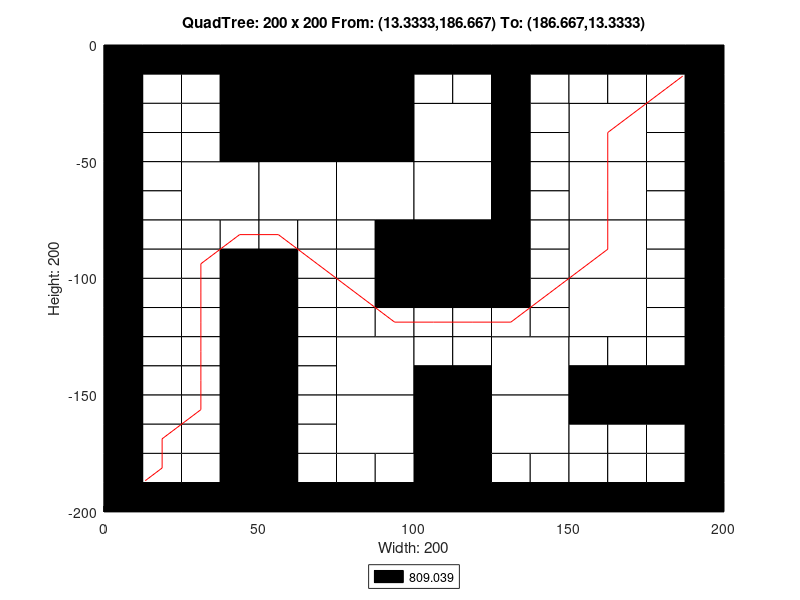

The MATLAB source for this figure:
axis([0 200 -200 0]);
title('QuadTree: 200 x 200 From: (13.3333,186.667) To: (186.667,13.3333)');
xlabel('Width: 200');
ylabel('Height: 200');
rectangle('Position',[50 -50 50 50], 'FaceColor',[0 0 0]);
rectangle('Position',[25 -75 25 25], 'FaceColor',[1 1 1]);
rectangle('Position',[50 -75 25 25], 'FaceColor',[1 1 1]);
rectangle('Position',[75 -75 25 25], 'FaceColor',[1 1 1]);
rectangle('Position',[100 -50 25 25], 'FaceColor',[1 1 1]);
rectangle('Position',[150 -50 25 25], 'FaceColor',[1 1 1]);
rectangle('Position',[100 -75 25 25], 'FaceColor',[1 1 1]);
rectangle('Position',[100 -100 25 25], 'FaceColor',[0 0 0]);
rectangle('Position',[150 -75 25 25], 'FaceColor',[1 1 1]);
rectangle('Position',[150 -100 25 25], 'FaceColor',[1 1 1]);
rectangle('Position',[75 -150 25 25], 'FaceColor',[1 1 1]);
rectangle('Position',[75 -175 25 25], 'FaceColor',[1 1 1]);
rectangle('Position',[125 -150 25 25], 'FaceColor',[1 1 1]);
rectangle('Position',[150 -125 25 25], 'FaceColor',[1 1 1]);
rectangle('Position',[100 -175 25 25], 'FaceColor',[0 0 0]);
rectangle('Position',[125 -175 25 25], 'FaceColor',[1 1 1]);
rectangle('Position',[100 -200 25 25], 'FaceColor',[0 0 0]);
rectangle('Position',[0 -12.5 12.5 12.5], 'FaceColor',[0 0 0]);
rectangle('Position',[12.5 -12.5 12.5 12.5], 'FaceColor',[0 0 0]);
rectangle('Position',[0 -25 12.5 12.5], 'FaceColor',[0 0 0]);
rectangle('Position',[12.5 -25 12.5 12.5], 'FaceColor',[1 1 1]);
rectangle('Position',[25 -12.5 12.5 12.5], 'FaceColor',[0 0 0]);
rectangle('Position',[37.5 -12.5 12.5 12.5], 'FaceColor',[0 0 0]);
rectangle('Position',[25 -25 12.5 12.5], 'FaceColor',[1 1 1]);
rectangle('Position',[37.5 -25 12.5 12.5], 'FaceColor',[0 0 0]);
rectangle('Position',[0 -37.5 12.5 12.5], 'FaceColor',[0 0 0]);
rectangle('Position',[12.5 -37.5 12.5 12.5], 'FaceColor',[1 1 1]);
rectangle('Position',[0 -50 12.5 12.5], 'FaceColor',[0 0 0]);
rectangle('Position',[12.5 -50 12.5 12.5], 'FaceColor',[1 1 1]);
rectangle('Position',[25 -37.5 12.5 12.5], 'FaceColor',[1 1 1]);
rectangle('Position',[37.5 -37.5 12.5 12.5], 'FaceColor',[0 0 0]);
rectangle('Position',[25 -50 12.5 12.5], 'FaceColor',[1 1 1]);
rectangle('Position',[37.5 -50 12.5 12.5], 'FaceColor',[0 0 0]);
rectangle('Position',[0 -62.5 12.5 12.5], 'FaceColor',[0 0 0]);
rectangle('Position',[12.5 -62.5 12.5 12.5], 'FaceColor',[1 1 1]);
rectangle('Position',[0 -75 12.5 12.5], 'FaceColor',[0 0 0]);
rectangle('Position',[12.5 -75 12.5 12.5], 'FaceColor',[1 1 1]);
rectangle('Position',[0 -87.5 12.5 12.5], 'FaceColor',[0 0 0]);
rectangle('Position',[12.5 -87.5 12.5 12.5], 'FaceColor',[1 1 1]);
rectangle('Position',[0 -100 12.5 12.5], 'FaceColor',[0 0 0]);
rectangle('Position',[12.5 -100 12.5 12.5], 'FaceColor',[1 1 1]);
rectangle('Position',[25 -87.5 12.5 12.5], 'FaceColor',[1 1 1]);
rectangle('Position',[37.5 -87.5 12.5 12.5], 'FaceColor',[1 1 1]);
rectangle('Position',[25 -100 12.5 12.5], 'FaceColor',[1 1 1]);
rectangle('Position',[37.5 -100 12.5 12.5], 'FaceColor',[0 0 0]);
rectangle('Position',[50 -87.5 12.5 12.5], 'FaceColor',[1 1 1]);
rectangle('Position',[62.5 -87.5 12.5 12.5], 'FaceColor',[1 1 1]);
rectangle('Position',[50 -100 12.5 12.5], 'FaceColor',[0 0 0]);
rectangle('Position',[62.5 -100 12.5 12.5], 'FaceColor',[1 1 1]);
rectangle('Position',[75 -87.5 12.5 12.5], 'FaceColor',[1 1 1]);
rectangle('Position',[87.5 -87.5 12.5 12.5], 'FaceColor',[0 0 0]);
rectangle('Position',[75 -100 12.5 12.5], 'FaceColor',[1 1 1]);
rectangle('Position',[87.5 -100 12.5 12.5], 'FaceColor',[0 0 0]);
rectangle('Position',[100 -12.5 12.5 12.5], 'FaceColor',[0 0 0]);
rectangle('Position',[112.5 -12.5 12.5 12.5], 'FaceColor',[0 0 0]);
rectangle('Position',[100 -25 12.5 12.5], 'FaceColor',[1 1 1]);
rectangle('Position',[112.5 -25 12.5 12.5], 'FaceColor',[1 1 1]);
rectangle('Position',[125 -12.5 12.5 12.5], 'FaceColor',[0 0 0]);
rectangle('Position',[137.5 -12.5 12.5 12.5], 'FaceColor',[0 0 0]);
rectangle('Position',[125 -25 12.5 12.5], 'FaceColor',[0 0 0]);
rectangle('Position',[137.5 -25 12.5 12.5], 'FaceColor',[1 1 1]);
rectangle('Position',[125 -37.5 12.5 12.5], 'FaceColor',[0 0 0]);
rectangle('Position',[137.5 -37.5 12.5 12.5], 'FaceColor',[1 1 1]);
rectangle('Position',[125 -50 12.5 12.5], 'FaceColor',[0 0 0]);
rectangle('Position',[137.5 -50 12.5 12.5], 'FaceColor',[1 1 1]);
rectangle('Position',[150 -12.5 12.5 12.5], 'FaceColor',[0 0 0]);
rectangle('Position',[162.5 -12.5 12.5 12.5], 'FaceColor',[0 0 0]);
rectangle('Position',[150 -25 12.5 12.5], 'FaceColor',[1 1 1]);
rectangle('Position',[162.5 -25 12.5 12.5], 'FaceColor',[1 1 1]);
rectangle('Position',[175 -12.5 12.5 12.5], 'FaceColor',[0 0 0]);
rectangle('Position',[187.5 -12.5 12.5 12.5], 'FaceColor',[0 0 0]);
rectangle('Position',[175 -25 12.5 12.5], 'FaceColor',[1 1 1]);
rectangle('Position',[187.5 -25 12.5 12.5], 'FaceColor',[0 0 0]);
rectangle('Position',[175 -37.5 12.5 12.5], 'FaceColor',[1 1 1]);
rectangle('Position',[187.5 -37.5 12.5 12.5], 'FaceColor',[0 0 0]);
rectangle('Position',[175 -50 12.5 12.5], 'FaceColor',[1 1 1]);
rectangle('Position',[187.5 -50 12.5 12.5], 'FaceColor',[0 0 0]);
rectangle('Position',[125 -62.5 12.5 12.5], 'FaceColor',[0 0 0]);
rectangle('Position',[137.5 -62.5 12.5 12.5], 'FaceColor',[1 1 1]);
rectangle('Position',[125 -75 12.5 12.5], 'FaceColor',[0 0 0]);
rectangle('Position',[137.5 -75 12.5 12.5], 'FaceColor',[1 1 1]);
rectangle('Position',[125 -87.5 12.5 12.5], 'FaceColor',[0 0 0]);
rectangle('Position',[137.5 -87.5 12.5 12.5], 'FaceColor',[1 1 1]);
rectangle('Position',[125 -100 12.5 12.5], 'FaceColor',[0 0 0]);
rectangle('Position',[137.5 -100 12.5 12.5], 'FaceColor',[1 1 1]);
rectangle('Position',[175 -62.5 12.5 12.5], 'FaceColor',[1 1 1]);
rectangle('Position',[187.5 -62.5 12.5 12.5], 'FaceColor',[0 0 0]);
rectangle('Position',[175 -75 12.5 12.5], 'FaceColor',[1 1 1]);
rectangle('Position',[187.5 -75 12.5 12.5], 'FaceColor',[0 0 0]);
rectangle('Position',[175 -87.5 12.5 12.5], 'FaceColor',[1 1 1]);
rectangle('Position',[187.5 -87.5 12.5 12.5], 'FaceColor',[0 0 0]);
rectangle('Position',[175 -100 12.5 12.5], 'FaceColor',[1 1 1]);
rectangle('Position',[187.5 -100 12.5 12.5], 'FaceColor',[0 0 0]);
rectangle('Position',[0 -112.5 12.5 12.5], 'FaceColor',[0 0 0]);
rectangle('Position',[12.5 -112.5 12.5 12.5], 'FaceColor',[1 1 1]);
rectangle('Position',[0 -125 12.5 12.5], 'FaceColor',[0 0 0]);
rectangle('Position',[12.5 -125 12.5 12.5], 'FaceColor',[1 1 1]);
rectangle('Position',[25 -112.5 12.5 12.5], 'FaceColor',[1 1 1]);
rectangle('Position',[37.5 -112.5 12.5 12.5], 'FaceColor',[0 0 0]);
rectangle('Position',[25 -125 12.5 12.5], 'FaceColor',[1 1 1]);
rectangle('Position',[37.5 -125 12.5 12.5], 'FaceColor',[0 0 0]);
rectangle('Position',[0 -137.5 12.5 12.5], 'FaceColor',[0 0 0]);
rectangle('Position',[12.5 -137.5 12.5 12.5], 'FaceColor',[1 1 1]);
rectangle('Position',[0 -150 12.5 12.5], 'FaceColor',[0 0 0]);
rectangle('Position',[12.5 -150 12.5 12.5], 'FaceColor',[1 1 1]);
rectangle('Position',[25 -137.5 12.5 12.5], 'FaceColor',[1 1 1]);
rectangle('Position',[37.5 -137.5 12.5 12.5], 'FaceColor',[0 0 0]);
rectangle('Position',[25 -150 12.5 12.5], 'FaceColor',[1 1 1]);
rectangle('Position',[37.5 -150 12.5 12.5], 'FaceColor',[0 0 0]);
rectangle('Position',[50 -112.5 12.5 12.5], 'FaceColor',[0 0 0]);
rectangle('Position',[62.5 -112.5 12.5 12.5], 'FaceColor',[1 1 1]);
rectangle('Position',[50 -125 12.5 12.5], 'FaceColor',[0 0 0]);
rectangle('Position',[62.5 -125 12.5 12.5], 'FaceColor',[1 1 1]);
rectangle('Position',[75 -112.5 12.5 12.5], 'FaceColor',[1 1 1]);
rectangle('Position',[87.5 -112.5 12.5 12.5], 'FaceColor',[0 0 0]);
rectangle('Position',[75 -125 12.5 12.5], 'FaceColor',[1 1 1]);
rectangle('Position',[87.5 -125 12.5 12.5], 'FaceColor',[1 1 1]);
rectangle('Position',[50 -137.5 12.5 12.5], 'FaceColor',[0 0 0]);
rectangle('Position',[62.5 -137.5 12.5 12.5], 'FaceColor',[1 1 1]);
rectangle('Position',[50 -150 12.5 12.5], 'FaceColor',[0 0 0]);
rectangle('Position',[62.5 -150 12.5 12.5], 'FaceColor',[1 1 1]);
rectangle('Position',[0 -162.5 12.5 12.5], 'FaceColor',[0 0 0]);
rectangle('Position',[12.5 -162.5 12.5 12.5], 'FaceColor',[1 1 1]);
rectangle('Position',[0 -175 12.5 12.5], 'FaceColor',[0 0 0]);
rectangle('Position',[12.5 -175 12.5 12.5], 'FaceColor',[1 1 1]);
rectangle('Position',[25 -162.5 12.5 12.5], 'FaceColor',[1 1 1]);
rectangle('Position',[37.5 -162.5 12.5 12.5], 'FaceColor',[0 0 0]);
rectangle('Position',[25 -175 12.5 12.5], 'FaceColor',[1 1 1]);
rectangle('Position',[37.5 -175 12.5 12.5], 'FaceColor',[0 0 0]);
rectangle('Position',[0 -187.5 12.5 12.5], 'FaceColor',[0 0 0]);
rectangle('Position',[12.5 -187.5 12.5 12.5], 'FaceColor',[1 1 1]);
rectangle('Position',[0 -200 12.5 12.5], 'FaceColor',[0 0 0]);
rectangle('Position',[12.5 -200 12.5 12.5], 'FaceColor',[0 0 0]);
rectangle('Position',[25 -187.5 12.5 12.5], 'FaceColor',[1 1 1]);
rectangle('Position',[37.5 -187.5 12.5 12.5], 'FaceColor',[0 0 0]);
rectangle('Position',[25 -200 12.5 12.5], 'FaceColor',[0 0 0]);
rectangle('Position',[37.5 -200 12.5 12.5], 'FaceColor',[0 0 0]);
rectangle('Position',[50 -162.5 12.5 12.5], 'FaceColor',[0 0 0]);
rectangle('Position',[62.5 -162.5 12.5 12.5], 'FaceColor',[1 1 1]);
rectangle('Position',[50 -175 12.5 12.5], 'FaceColor',[0 0 0]);
rectangle('Position',[62.5 -175 12.5 12.5], 'FaceColor',[1 1 1]);
rectangle('Position',[50 -187.5 12.5 12.5], 'FaceColor',[0 0 0]);
rectangle('Position',[62.5 -187.5 12.5 12.5], 'FaceColor',[1 1 1]);
rectangle('Position',[50 -200 12.5 12.5], 'FaceColor',[0 0 0]);
rectangle('Position',[62.5 -200 12.5 12.5], 'FaceColor',[0 0 0]);
rectangle('Position',[75 -187.5 12.5 12.5], 'FaceColor',[1 1 1]);
rectangle('Position',[87.5 -187.5 12.5 12.5], 'FaceColor',[1 1 1]);
rectangle('Position',[75 -200 12.5 12.5], 'FaceColor',[0 0 0]);
rectangle('Position',[87.5 -200 12.5 12.5], 'FaceColor',[0 0 0]);
rectangle('Position',[100 -112.5 12.5 12.5], 'FaceColor',[0 0 0]);
rectangle('Position',[112.5 -112.5 12.5 12.5], 'FaceColor',[0 0 0]);
rectangle('Position',[100 -125 12.5 12.5], 'FaceColor',[1 1 1]);
rectangle('Position',[112.5 -125 12.5 12.5], 'FaceColor',[1 1 1]);
rectangle('Position',[125 -112.5 12.5 12.5], 'FaceColor',[0 0 0]);
rectangle('Position',[137.5 -112.5 12.5 12.5], 'FaceColor',[1 1 1]);
rectangle('Position',[125 -125 12.5 12.5], 'FaceColor',[1 1 1]);
rectangle('Position',[137.5 -125 12.5 12.5], 'FaceColor',[1 1 1]);
rectangle('Position',[100 -137.5 12.5 12.5], 'FaceColor',[1 1 1]);
rectangle('Position',[112.5 -137.5 12.5 12.5], 'FaceColor',[1 1 1]);
rectangle('Position',[100 -150 12.5 12.5], 'FaceColor',[0 0 0]);
rectangle('Position',[112.5 -150 12.5 12.5], 'FaceColor',[0 0 0]);
rectangle('Position',[175 -112.5 12.5 12.5], 'FaceColor',[1 1 1]);
rectangle('Position',[187.5 -112.5 12.5 12.5], 'FaceColor',[0 0 0]);
rectangle('Position',[175 -125 12.5 12.5], 'FaceColor',[1 1 1]);
rectangle('Position',[187.5 -125 12.5 12.5], 'FaceColor',[0 0 0]);
rectangle('Position',[150 -137.5 12.5 12.5], 'FaceColor',[1 1 1]);
rectangle('Position',[162.5 -137.5 12.5 12.5], 'FaceColor',[1 1 1]);
rectangle('Position',[150 -150 12.5 12.5], 'FaceColor',[0 0 0]);
rectangle('Position',[162.5 -150 12.5 12.5], 'FaceColor',[0 0 0]);
rectangle('Position',[175 -137.5 12.5 12.5], 'FaceColor',[1 1 1]);
rectangle('Position',[187.5 -137.5 12.5 12.5], 'FaceColor',[0 0 0]);
rectangle('Position',[175 -150 12.5 12.5], 'FaceColor',[0 0 0]);
rectangle('Position',[187.5 -150 12.5 12.5], 'FaceColor',[0 0 0]);
rectangle('Position',[125 -187.5 12.5 12.5], 'FaceColor',[1 1 1]);
rectangle('Position',[137.5 -187.5 12.5 12.5], 'FaceColor',[1 1 1]);
rectangle('Position',[125 -200 12.5 12.5], 'FaceColor',[0 0 0]);
rectangle('Position',[137.5 -200 12.5 12.5], 'FaceColor',[0 0 0]);
rectangle('Position',[150 -162.5 12.5 12.5], 'FaceColor',[0 0 0]);
rectangle('Position',[162.5 -162.5 12.5 12.5], 'FaceColor',[0 0 0]);
rectangle('Position',[150 -175 12.5 12.5], 'FaceColor',[1 1 1]);
rectangle('Position',[162.5 -175 12.5 12.5], 'FaceColor',[1 1 1]);
rectangle('Position',[175 -162.5 12.5 12.5], 'FaceColor',[0 0 0]);
rectangle('Position',[187.5 -162.5 12.5 12.5], 'FaceColor',[0 0 0]);
rectangle('Position',[175 -175 12.5 12.5], 'FaceColor',[1 1 1]);
rectangle('Position',[187.5 -175 12.5 12.5], 'FaceColor',[0 0 0]);
rectangle('Position',[150 -187.5 12.5 12.5], 'FaceColor',[1 1 1]);
rectangle('Position',[162.5 -187.5 12.5 12.5], 'FaceColor',[1 1 1]);
rectangle('Position',[150 -200 12.5 12.5], 'FaceColor',[0 0 0]);
rectangle('Position',[162.5 -200 12.5 12.5], 'FaceColor',[0 0 0]);
rectangle('Position',[175 -187.5 12.5 12.5], 'FaceColor',[1 1 1]);
rectangle('Position',[187.5 -187.5 12.5 12.5], 'FaceColor',[0 0 0]);
rectangle('Position',[175 -200 12.5 12.5], 'FaceColor',[0 0 0]);
rectangle('Position',[187.5 -200 12.5 12.5], 'FaceColor',[0 0 0]);
X=[186.667,181.25,162.5,162.5,162.5,143.75,131.25,118.75,106.25,93.75,81.25,68.75,56.25,43.75,31.25,31.25,31.25,31.25,31.25,31.25,18.75,18.75,13.3333];
Y=[-13.3333,-18.75,-37.5,-62.5,-87.5,-106.25,-118.75,-118.75,-118.75,-118.75,-106.25,-93.75,-81.25,-81.25,-93.75,-106.25,-118.75,-131.25,-143.75,-156.25,-168.75,-181.25,-186.667];
hold on;
plot(X,Y,'r');
legend('809.039','Location','southoutside');
